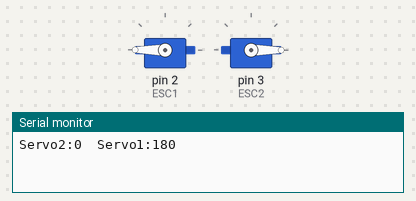
Bench run of a sketch on a simulated Arduino Uno, built with avr-gcc and run on an emulated ATmega328P. Shown: 2 × servo, the last lines printed to the serial monitor.

Above: at 0.1 s.
At 16.4 s:
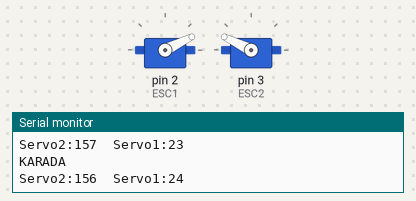
At 21.04 s:
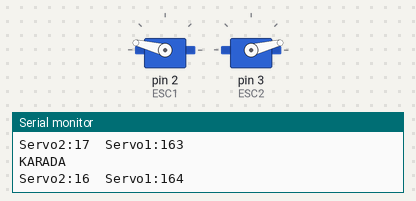
At 33.1 s:
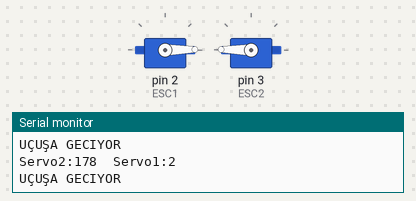
Timing chart, 0 to 40.0 s (numbered marks = the images above):
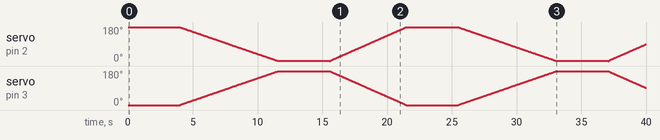

The sketch:

servos_testing.ino
```cpp
#include <Servo.h>
Servo ESC1, ESC2;
void setup() {
  // put your setup code here, to run once:
  ESC1.attach(2, 1000, 2000);  // (pin, min pulse width, max pulse width in microseconds)
  ESC2.attach(3, 1000, 2000);
  Serial.begin(9600);
}

void loop() {
  // put your main code here, to run repeatedly:
  ESC2.write(0);
  ESC1.write(180);
  Serial.print("Servo2:");
  Serial.print(0);
  Serial.print("  ");
  Serial.print("Servo1:");
  Serial.print(180);
  Serial.println(" ");
  delay(4000);
  for (int i = 0; i < 180; i++) {
    ESC2.write(i);
    ESC1.write(180 - i);
    Serial.println("UÇUŞA GECIYOR");
    Serial.print("Servo2:");
    Serial.print(i);
    Serial.print("  ");
    Serial.print("Servo1:");
    Serial.print(180 - i);
    Serial.println(" ");
    delay(20);
  }
  delay(4000);
  for (int i = 0; i < 180; i++) {
    Serial.println("KARADA");
    ESC2.write(180 - i);
    ESC1.write(i);
    Serial.print("Servo2:");
    Serial.print(180 - i);
    Serial.print("  ");
    Serial.print("Servo1:");
    Serial.print(i);
    Serial.println(" ");
    delay(20);
  }
 /* ESC1.write(0);
  ESC2.write(0);
  Serial.println("0 da");
  delay(4000);
  ESC1.write(180);
  ESC2.write(180);
  Serial.println("180 de");
  delay(4000); */
}
```
